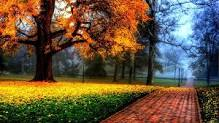
#> input picture завантаження.jpg, 219 x 123 px
$ python main.py
#> lines starting #> are read from the running program, lines starting #| are printed output that depends on the picture
from PIL import Image
from PIL import ImageFilter
with Image.open("завантаження.jpg") as pic_original:
#> pic_original is the input picture: PIL image 219x123 RGB; mean R, G, B 103.5, 85.2, 62.3
    blured = pic_original.filter(ImageFilter.GaussianBlur(3))
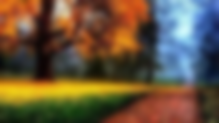
#> blured: PIL image 219x123 RGB; mean R, G, B 103.5, 85.2, 62.3
    blured.save("blured.jpg")
    blured.show()
